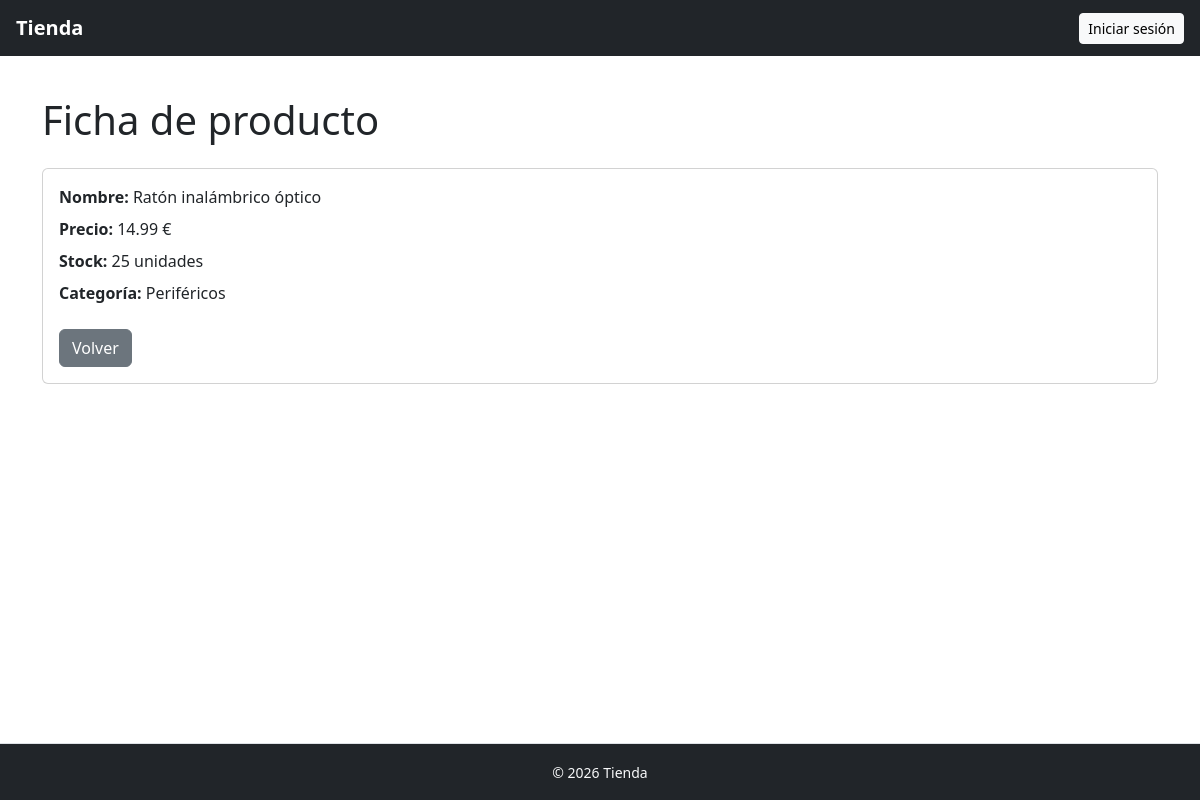
The app's page /public/web/productos/show.php?id=1 with its own data.
### tables this page shows
CREATE TABLE productos (
    id INT AUTO_INCREMENT PRIMARY KEY,
    nombre VARCHAR(100) NOT NULL,
    precio DECIMAL(10,2) NOT NULL,
    stock INT NOT NULL DEFAULT 0
);

CREATE TABLE categorias (
    id_categoria INT AUTO_INCREMENT PRIMARY KEY,
    nombre_categoria VARCHAR(50) NOT NULL
);

### app/Core/helpers/helper.php (called while the page is built, shortened)
<?php
function e(mixed $value): string
{
    return htmlspecialchars((string)$value, ENT_QUOTES, 'UTF-8');
}
function render(string $view, array $data = []): string
{
    extract($data);
    include __DIR__ . "/../../../resources/views/{$view}.php";
    return ob_get_clean();
}
function view(string $view, array $data = [], string $layout = 'layouts/app'): void
{
    $content = render($view, $data);
}
function url(string $path): string
{
    return BASE_URL . ltrim($path, '/');
}

### app/Http/Controllers/ProductoController.php (called while the page is built, shortened)
<?php
class ProductoController
{
    public function show(int $id): void
    {
        $producto = Producto::find($id)
            ?? throw new \Exception('Producto no encontrado');
        view('productos/show', compact('producto'));
    }
}

### public/web/productos/show.php (called while the page is built, shortened)
<?php
require_once __DIR__ . '/../../../bootstrap/bootstrap.php';
try {
    $request = new Request();
    $id = (int) $request->input('id', 0);
    (new ProductoController())->show($id);
} catch (Throwable $e) {
    echo $e->getMessage() . "<br>" . $e->getTraceAsString();
}

### bootstrap/bootstrap.php (called while the page is built, shortened)
<?php
require_once __DIR__ . '/../app/Core/helpers/helper.php';
spl_autoload_register(function ($class) {
    $path = __DIR__ . '/../' . str_replace('\\', '/', $class) . '.php';
    $path = lcfirst($path);
});

### app/Core/Model.php (called while the page is built, shortened)
<?php
require_once __DIR__ . '/../Core/DB.php';
abstract class Model implements \JsonSerializable
{
    protected static string $table;
    protected static string $primaryKey = 'id';
    protected array $attributes = [];
    public function __set(string $name, mixed $value): void
    {
        $this->attributes[$name] = $value;
    }
    public function __get(string $name): mixed
    {
        if (array_key_exists($name, $this->attributes)) {
            return $this->attributes[$name];
        }
        if (method_exists($this, $name)) {
            $result = $this->$name();
            return $result;
        }
        return null;
    }
    public static function hydrate(array $data): static
    {
        $obj = new static();
        $obj->fill($data);
        return $obj;
    }
    public static function find(int $id): ?self
    {
        $sql = "SELECT * FROM " . static::$table . " WHERE " . static::$primaryKey . " = :" . static::$primaryKey;
        $params = [static::$primaryKey => $id];
        $result = DB::select($sql, $params, static::class);
        return !empty($result) ? $result[0] : null;
    }
}

### app/Core/DB.php (called while the page is built, shortened)
<?php
class DB
{
    private static ?PDO $pdo = null;
    public static function connection(): PDO
    {
        if (self::$pdo === null) {
            $db_host = DB_HOST;
            $db_name = DB_NAME;
            $db_user = DB_USER;
            $db_pass = DB_PASS;
            $dsn = "mysql:host=$db_host;dbname=$db_name;charset=utf8mb4";
            $pdo = new PDO($dsn, $db_user, $db_pass);
            $pdo->setAttribute(PDO::ATTR_ERRMODE, PDO::ERRMODE_EXCEPTION);
            self::$pdo = $pdo;
        }
        return self::$pdo;
    }
    public static function select(string $sql, array $params = [], string $class = 'stdClass'): array
    {
        $stmt = self::connection()->prepare($sql);
        $stmt->execute($params);
        $objects = [];
        if ($class === 'stdClass') {
            while ($obj = $stmt->fetchObject()) {
                $objects[] = $obj;
            }
        } else {
            while ($row = $stmt->fetch(PDO::FETCH_ASSOC)) {
                $objects[] = $class::hydrate($row);
            }
        }
        return $objects;
    }
}

### app/Models/Producto.php (called while the page is built, shortened)
<?php
class Producto extends Model
{
    public function categoria(): Categoria
    {
        return Categoria::find($this->categoria_id);
    }
}

### resources/views/productos/show.php (the view)
<h1 class="mb-4">Ficha de producto</h1>
<div class="card">
    <div class="card-body">
        <p class="mb-2">
            <strong>Nombre: </strong>
            <?= e($producto->nombre) ?>
        </p>
        <p class="mb-2">
            <strong>Precio: </strong>
            <?= e($producto->precio) ?> €
        </p>
        <p class="mb-2">
            <strong>Stock: </strong>
            <?= e($producto->stock) ?> unidades
        </p>
        <p class="mb-2">
            <strong>Categoría: </strong>
            <?= e($producto->categoria->nombre_categoria) ?>
        </p>
        <a href="<?= url('/productos/index.php') ?>" class="btn btn-secondary mt-3">Volver</a>
    </div>
</div>

### public/web/css/app.css (style rules this page uses)
body { min-height: 100vh; display: flex; flex-direction: column; }

### records on screen
productos: nombre "Ratón inalámbrico óptico", precio "14.99", stock "25"
categorias: nombre_categoria "Periféricos"
